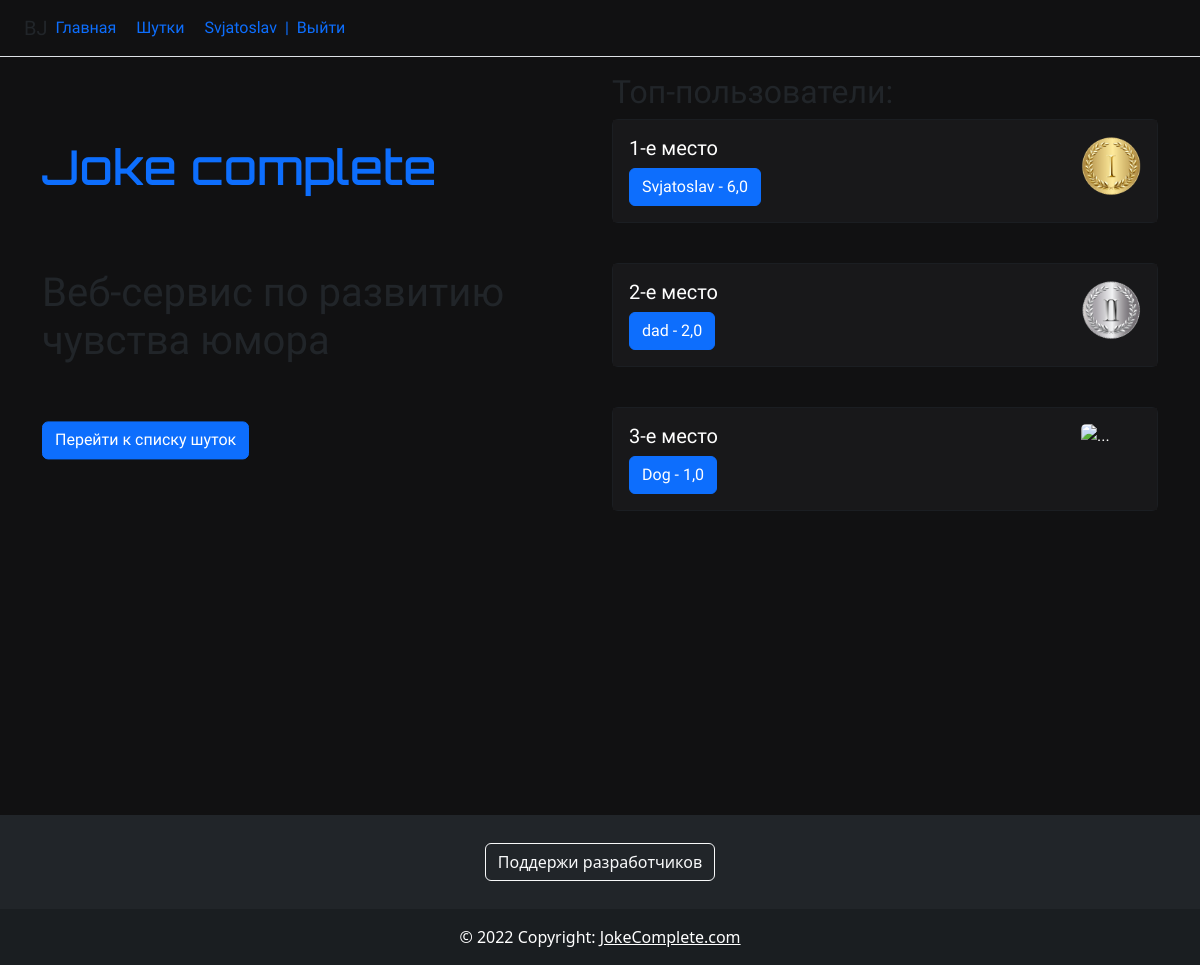
The app's page / (signed in) with its own data.
### jokes/models.py (models this page shows, shortened)
class Profile(models.Model):
    user=models.OneToOneField(User, null=True, on_delete=models.CASCADE)
    bio=models.TextField(null=True, blank=True)
    profile_pic = models.ImageField(null=True, blank=True, upload_to="static/profile/")
    rating = models.FloatField(default = 0)

### jokes/views.py (the view)
# urls.py: path('', views.index,name='home'),
def index(request):
    profile1 = Profile.objects.order_by('-rating')[0]
    profile2 = Profile.objects.order_by('-rating')[1]
    profile3 = Profile.objects.order_by('-rating')[2]
    """Объединяет заданный шаблон с заданным контекстным словарем и возвращает
    объект HttpResponse с результирующим текстом. (содержит метаданные о запросе)"""
    return render(request, 'jokes/index.html', {'title':'Главная страничка','profiles1':profile1, 'profiles2': profile2, 'profiles3':profile3 })

### templates/jokes/index.html (shortened to what this page needs)
{% extends 'jokes/base.html' %}
{% load static %}
{% block content %}
<div class="row" style="font-family: 'Comfortaa', cursive">
<div class="col-sm-6 ">
    <h1 style="font-family: 'Comfortaa', cursive;" class="position-relative top-50 start-50 translate-middle" style="font-family: 'Comfortaa', cursive;">
    <font size="70">
    <p class="text-primary" style="font-family: 'Orbitron', sans-serif;">Joke complete</p>
    </font>
    <br>
    Веб-сервис по развитию чувства юмора <br><br>
    <a href="jokes" class="btn btn-primary">Перейти к списку шуток</a>
    </h1>
</div>
    <div class="col-sm-6">
        <h2>Топ-пользователи:</h2>
    <div class="card text-white bg-dark mb-3">
          <div class="card-body" style="background: linear-gradient(to right, rgba(24,24,26,1), rgba(24,24,26,1))">
              <img src="static/gold.png" class="card-img-top float-end" alt="..." style="width: 60px; height: 60px;">
            <h5 class="card-title">1-е место</h5>
            {% if user ==  profiles1.user%}
                <a href="{% url 'user_profile'%}" class="btn btn-primary">{{ profiles1.user }} - {{profiles1.rating}}</a>
            {% else %}
                <a href="{% url 'profile_info' profiles1.user.id %}" class="btn btn-primary">{{ profiles1.user }} - {{profiles1.rating}}</a>
            {% endif %}
          </div>
  </div>
    <br>
    <div class="card text-white bg-dark mb-3">
          <div class="card-body" style="background: linear-gradient(to right, rgba(24,24,26,1), rgba(24,24,26,1))">
              <img src="static/silver.png" class="card-img-top float-end" alt="..." style="width: 60px; height: 60px;">
            <h5 class="card-title">2-е место</h5>
              {% if user ==  profiles2.user%}
                  <a href="{% url 'user_profile'%}" class="btn btn-primary">{{ profiles2.user }} - {{profiles2.rating}}</a>
              {% else %}
                  <a href="{% url 'profile_info' profiles2.user.id %}" class="btn btn-primary">{{ profiles2.user }} - {{profiles2.rating}}</a>
              {% endif %}
          </div>
  </div>
    <br>
    <div class="card text-white bg-dark mb-3">
          <div class="card-body" style="background: linear-gradient(to right, rgba(24,24,26,1), rgba(24,24,26,1))">
              <img src="static/bronze.png" class="card-img-top float-end" alt="..." style="width: 60px; height: 60px;">
            <h5 class="card-title">3-е место</h5>
               {% if user ==  profiles3.user%}
                  <a href="{% url 'user_profile'%}" class="btn btn-primary">{{ profiles3.user }} - {{profiles3.rating}}</a>
              {% else %}
                  <a href="{% url 'profile_info' profiles3.user.id %}" class="btn btn-primary">{{ profiles3.user }} - {{profiles3.rating}}</a>
              {% endif %}
            </div>
  </div>
    </div>
</div>
    <br>
    <br>
    <br>
    <br>
    <br>
    <br>
    <br>
    <br>
    <br>
    <br>
    <br>
    <br>
{% endblock %}

### templates/jokes/base.html (shortened to what this page needs)
{% load static %}
<!doctype html>
<html lang="en">
<head>
    <link rel="stylesheet" href="https://cdn.jsdelivr.net/npm/bootstrap@5.2.2/dist/css/bootstrap.min.css">
</head>
<body style="background: linear-gradient(to right, rgba(17,17,18,1), rgba(17,17,18,1))">
    <div class="d-flex flex-column flex-md-row align-items-center p-3 px-md-4 mb-3 bg-white border-bottom box-shadow"
    style="background: linear-gradient(to right, rgba(17,17,18,1), rgba(17,17,18,1))">
      <h5 class="my-0 mr-md-auto font-weight-normal" style="font-family: 'Comfortaa', cursive;">BJ</h5>
      <nav class="my-2 my-md-0 mr-md-3" style="font-family: 'Comfortaa', cursive;">
        <a class="p-2 text-primary" href="{% url 'home' %}" style="text-decoration: none;">Главная</a>
        <a class="p-2 text-primary" href="{% url 'jokeslist' %}" style="text-decoration: none;">Шутки</a>
          {% if request.user.is_authenticated %}
          <a class="p-2 text-primary" href="{% url 'user_profile'%}" style="text-decoration: none;">
              {{user.username}}<a href="{% url 'logout' %}" style="text-decoration: none;">|&nbsp Выйти</a></a>
          {% else %}
          <a class="p-2 text-primary" href="{% url 'register'%}" style="text-decoration: none;">Регистрация</a>
          <a class="p-2 text-primary" href="{% url 'login'%}" style="text-decoration: none;">Авторизация</a>
          {% endif %}
      </nav>
    </div>
    <div class="container">
        {% block content %}
        {% endblock %}
    </div>
</body>
<footer class="bg-dark text-center text-white">
  <div class="container p-4 pb-0">
    <section class="mb-4">
      <a class="btn btn-outline-light btn-floating m-1" href="https://vk.me/moneysend/pety41" role="button"
        >Поддержи разработчиков</a>
    </section>
  </div>
  <div class="text-center p-3" style="background-color: rgba(0, 0, 0, 0.2);">
    © 2022 Copyright:
    <a class="text-white" href="https://youtu.be/WVBYPquN-KM?t=12">JokeComplete.com</a>
  </div>
</footer>
</html>

### records on screen
Profile: user "Svjatoslav", rating "6,0"
Profile: user "dad", rating "2,0"
Profile: user "Dog", rating "1,0"

### other values on screen
{{ user.username }} "Svjatoslav"
